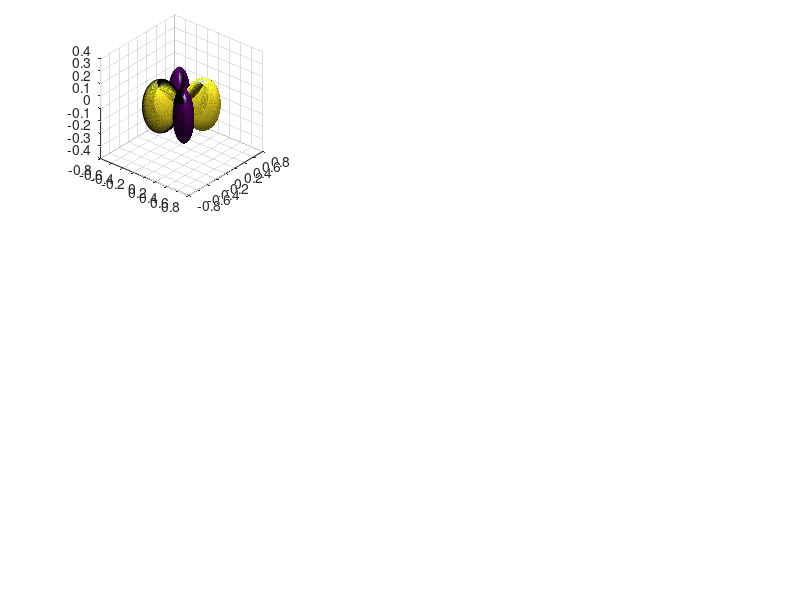

Recreate this plot in MATLAB. (Note: this script raises an error after producing the figure.)
function spharmPlot(L, resolution)
% This function plots base spherical harmonic functions in their real forms
%
% Syntax: 
% spharmPlot(L, resolution)
% spharmPlot(L)
% spharmPlot()
%
% Inputs:% 
% L: degree of the functions, default value = 2;
% resolution: resolution of sphere surface, default value = 500.
%
% Results:
% green regions represent negative values
% red regions represent positive values
%
% Reference: http://en.wikipedia.org/wiki/Spherical_harmonics
% 
% Written by Mengliu Zhao, School of Computing Science, Simon Fraser University
% Update Date: 2014/Dec/03

if nargin < 1
	L = 2;
	resolution = 500;
end
if nargin < 2
	resolution = 500;
end

% discretize sphere surface
delta = pi/resolution;
theta = 0:delta:pi; % altitude
phi = 0:2*delta:2*pi; % azimuth
[phi,theta] = meshgrid(phi,theta);

% set figure background to white
figure('Color',[1 1 1])
for M = -L:L
	% Legendre polynomials
	P_LM = legendre(L,cos(theta(:,1)));
	P_LM = P_LM(abs(M)+1,:)';
	P_LM = repmat(P_LM, [1, size(theta, 1)]);

	% normalization constant
	N_LM = sqrt((2*L+1)/4/pi*factorial(L-abs(M))/factorial(L+abs(M)));
		
	% base spherical harmonic function
	if M>=0
		Y_LM = sqrt(2) * N_LM * P_LM .* cos(M*phi);
	else		
		Y_LM = sqrt(2) * N_LM * P_LM .* sin(abs(M)*phi);
	end
	
	% map to sphere surface
	r = Y_LM;	
	r = Y_LM;	
	x = abs(r).*sin(theta).*cos(phi); 
	y = abs(r).*sin(theta).*sin(phi);
	z = abs(r).*cos(theta);

	% visualization
	subplot(ceil(sqrt(2*L+1)),ceil(sqrt(2*L+1)),M+1+L)
	h = surf(x,y,z,double(r>=0));
	
	% adjust camera view
	view(40,30)
	camzoom(1.5)
	camlight left
	camlight right
	lighting phong

	axis([-1 1 -1 1 -1 1])
	
	% map positive regions to red, negative regions to green
	colormap(redgreencmap([2]))
	
	% hide edges
	set(h, 'LineStyle','none')
	
	grid off
	text(0,-.5,-1,['L = ', num2str(L), ', M = ', num2str(M)])
end